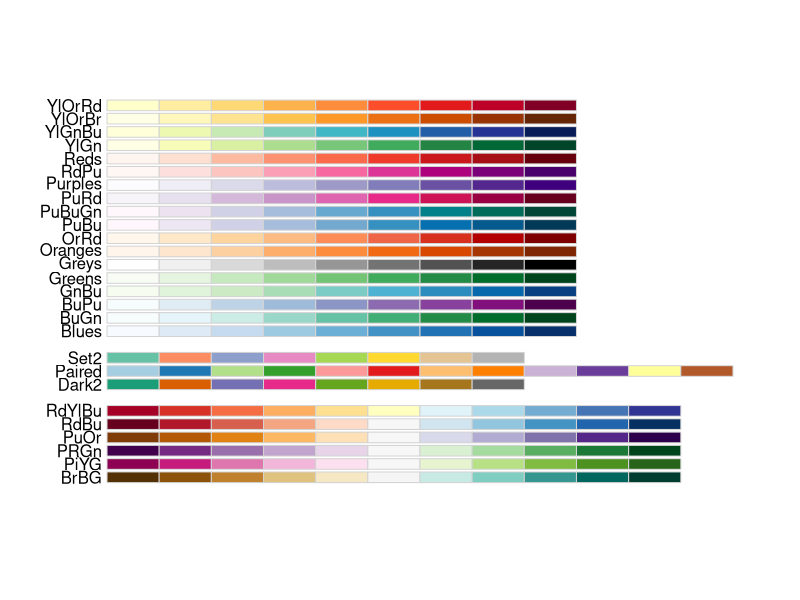
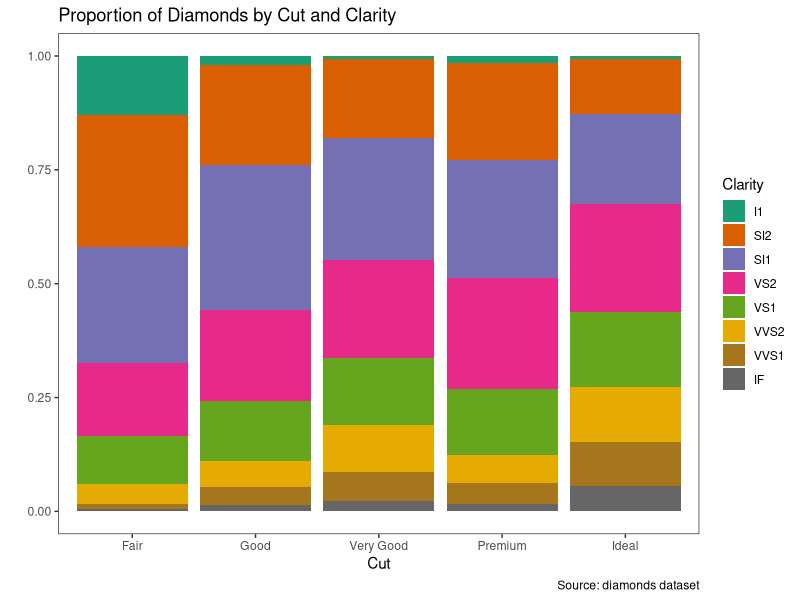

These charts were generated, in order, by the following R code:
# =========================================================
# Exercise 3 – Stacked Bar Chart (Composition)
# Dataset: diamonds
#
# Visual idea:
# Stacked bars showing composition of clarity within each cut.
#
# Sketch:
# - Each bar = one cut
# - Segments = clarity levels
# - Shows proportions visually
#
# Tasks:
# 1. Create a bar plot of cut.
# 2. Fill bars based on clarity.
# 3. Use position = "fill" to show proportions.
# 4. Apply a color palette (viridis or brewer).
# 5. Add labels and a descriptive title.
# =========================================================

library(tidyverse)
library(RColorBrewer)

display.brewer.all(colorblindFriendly = TRUE)

view(diamonds)

diamonds %>%
  ggplot(aes(cut))+
  geom_bar(aes(fill=clarity),
           position = "fill")+
  scale_fill_brewer(palette = "Dark2")+
  labs(title="Proportion of Diamonds by Cut and Clarity",
       x="Cut",
       y="",
       fill="Clarity",
       caption="Source: diamonds dataset")+
  theme_bw()+
  theme(panel.grid.major = element_blank(), 
        panel.grid.minor = element_blank(),
        plot.caption = element_text(hjust = 1))
